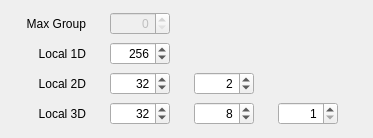
            <widget class="QProfile" name="tabOpenCL">
             <property name="toolTip">
              <string>OpenCL</string>
             </property>
             <attribute name="title">
              <string>OpenCL</string>
             </attribute>
             <layout class="QVBoxLayout" name="verticalLayoutOpenCL">
              <property name="topMargin">
               <number>12</number>
              </property>
              <property name="bottomMargin">
               <number>12</number>
              </property>
              <item>
               <widget class="QWidget" name="widgetMaxGroup" native="true">
                <property name="minimumSize">
                 <size>
                  <width>0</width>
                  <height>0</height>
                 </size>
                </property>
                <property name="maximumSize">
                 <size>
                  <width>16777215</width>
                  <height>32</height>
                 </size>
                </property>
                <layout class="QGridLayout" name="gridLayoutMaxGroup">
                 <property name="horizontalSpacing">
                  <number>24</number>
                 </property>
                 <property name="verticalSpacing">
                  <number>0</number>
                 </property>
                 <property name="margin">
                  <number>0</number>
                 </property>
                 <item row="0" column="4">
                  <spacer name="horizontalSpacerMaxGroup">
                   <property name="orientation">
                    <enum>Qt::Horizontal</enum>
                   </property>
                   <property name="sizeHint" stdset="0">
                    <size>
                     <width>24</width>
                     <height>24</height>
                    </size>
                   </property>
                  </spacer>
                 </item>
                 <item row="0" column="0">
                  <widget class="QLabel" name="labelMaxGroup">
                   <property name="minimumSize">
                    <size>
                     <width>75</width>
                     <height>0</height>
                    </size>
                   </property>
                   <property name="maximumSize">
                    <size>
                     <width>75</width>
                     <height>16777215</height>
                    </size>
                   </property>
                   <property name="text">
                    <string>Max Group</string>
                   </property>
                   <property name="alignment">
                    <set>Qt::AlignRight|Qt::AlignTrailing|Qt::AlignVCenter</set>
                   </property>
                  </widget>
                 </item>
                 <item row="0" column="1">
                  <widget class="QSpinBox" name="spinBoxMaxGroup">
                   <property name="enabled">
                    <bool>false</bool>
                   </property>
                   <property name="minimumSize">
                    <size>
                     <width>60</width>
                     <height>0</height>
                    </size>
                   </property>
                   <property name="maximumSize">
                    <size>
                     <width>60</width>
                     <height>16777215</height>
                    </size>
                   </property>
                   <property name="alignment">
                    <set>Qt::AlignRight|Qt::AlignTrailing|Qt::AlignVCenter</set>
                   </property>
                  </widget>
                 </item>
                </layout>
               </widget>
              </item>
              <item>
               <widget class="QWidget" name="widgetLocal1D" native="true">
                <property name="minimumSize">
                 <size>
                  <width>0</width>
                  <height>0</height>
                 </size>
                </property>
                <property name="maximumSize">
                 <size>
                  <width>16777215</width>
                  <height>32</height>
                 </size>
                </property>
                <layout class="QGridLayout" name="gridLayoutLocal1D">
                 <property name="horizontalSpacing">
                  <number>24</number>
                 </property>
                 <property name="verticalSpacing">
                  <number>0</number>
                 </property>
                 <property name="margin">
                  <number>0</number>
                 </property>
                 <item row="0" column="0">
                  <widget class="QLabel" name="labelLocalSize1DX">
                   <property name="minimumSize">
                    <size>
                     <width>75</width>
                     <height>0</height>
                    </size>
                   </property>
                   <property name="maximumSize">
                    <size>
                     <width>75</width>
                     <height>16777215</height>
                    </size>
                   </property>
                   <property name="text">
                    <string>Local 1D</string>
                   </property>
                   <property name="alignment">
                    <set>Qt::AlignRight|Qt::AlignTrailing|Qt::AlignVCenter</set>
                   </property>
                  </widget>
                 </item>
                 <item row="0" column="4">
                  <spacer name="horizontalSpacerLocal1D">
                   <property name="orientation">
                    <enum>Qt::Horizontal</enum>
                   </property>
                   <property name="sizeHint" stdset="0">
                    <size>
                     <width>24</width>
                     <height>24</height>
                    </size>
                   </property>
                  </spacer>
                 </item>
                 <item row="0" column="1">
                  <widget class="QSpinBox" name="spinBoxLocalSize1DX">
                   <property name="minimumSize">
                    <size>
                     <width>60</width>
                     <height>0</height>
                    </size>
                   </property>
                   <property name="maximumSize">
                    <size>
                     <width>60</width>
                     <height>16777215</height>
                    </size>
                   </property>
                   <property name="alignment">
                    <set>Qt::AlignRight|Qt::AlignTrailing|Qt::AlignVCenter</set>
                   </property>
                   <property name="minimum">
                    <number>1</number>
                   </property>
                   <property name="maximum">
                    <number>1024</number>
                   </property>
                   <property name="value">
                    <number>256</number>
                   </property>
                  </widget>
                 </item>
                </layout>
               </widget>
              </item>
              <item>
               <widget class="QWidget" name="widgetLocal2D" native="true">
                <property name="minimumSize">
                 <size>
                  <width>0</width>
                  <height>0</height>
                 </size>
                </property>
                <property name="maximumSize">
                 <size>
                  <width>16777215</width>
                  <height>32</height>
                 </size>
                </property>
                <layout class="QGridLayout" name="gridLayoutLocal2D">
                 <property name="horizontalSpacing">
                  <number>24</number>
                 </property>
                 <property name="verticalSpacing">
                  <number>0</number>
                 </property>
                 <property name="margin">
                  <number>0</number>
                 </property>
                 <item row="0" column="4">
                  <spacer name="horizontalSpacerLocal2D">
                   <property name="orientation">
                    <enum>Qt::Horizontal</enum>
                   </property>
                   <property name="sizeHint" stdset="0">
                    <size>
                     <width>24</width>
                     <height>24</height>
                    </size>
                   </property>
                  </spacer>
                 </item>
                 <item row="0" column="0">
                  <widget class="QLabel" name="labelLocalSize2D">
                   <property name="minimumSize">
                    <size>
                     <width>75</width>
                     <height>0</height>
                    </size>
                   </property>
                   <property name="maximumSize">
                    <size>
                     <width>75</width>
                     <height>16777215</height>
                    </size>
                   </property>
                   <property name="text">
                    <string>Local 2D</string>
                   </property>
                   <property name="alignment">
                    <set>Qt::AlignRight|Qt::AlignTrailing|Qt::AlignVCenter</set>
                   </property>
                  </widget>
                 </item>
                 <item row="0" column="1">
                  <widget class="QSpinBox" name="spinBoxLocalSize2DX">
                   <property name="minimumSize">
                    <size>
                     <width>60</width>
                     <height>0</height>
                    </size>
                   </property>
                   <property name="maximumSize">
                    <size>
                     <width>60</width>
                     <height>16777215</height>
                    </size>
                   </property>
                   <property name="alignment">
                    <set>Qt::AlignRight|Qt::AlignTrailing|Qt::AlignVCenter</set>
                   </property>
                   <property name="minimum">
                    <number>1</number>
                   </property>
                   <property name="maximum">
                    <number>1024</number>
                   </property>
                   <property name="value">
                    <number>32</number>
                   </property>
                  </widget>
                 </item>
                 <item row="0" column="2">
                  <widget class="QSpinBox" name="spinBoxLocalSize2DY">
                   <property name="minimumSize">
                    <size>
                     <width>60</width>
                     <height>0</height>
                    </size>
                   </property>
                   <property name="maximumSize">
                    <size>
                     <width>60</width>
                     <height>16777215</height>
                    </size>
                   </property>
                   <property name="alignment">
                    <set>Qt::AlignRight|Qt::AlignTrailing|Qt::AlignVCenter</set>
                   </property>
                   <property name="minimum">
                    <number>1</number>
                   </property>
                   <property name="maximum">
                    <number>1024</number>
                   </property>
                   <property name="value">
                    <number>2</number>
                   </property>
                  </widget>
                 </item>
                </layout>
               </widget>
              </item>
              <item>
               <widget class="QWidget" name="widgetLocal3D" native="true">
                <property name="minimumSize">
                 <size>
                  <width>0</width>
                  <height>0</height>
                 </size>
                </property>
                <property name="maximumSize">
                 <size>
                  <width>16777215</width>
                  <height>32</height>
                 </size>
                </property>
                <layout class="QGridLayout" name="gridLayoutLocal3D">
                 <property name="horizontalSpacing">
                  <number>24</number>
                 </property>
                 <property name="verticalSpacing">
                  <number>0</number>
                 </property>
                 <property name="margin">
                  <number>0</number>
                 </property>
                 <item row="0" column="2">
                  <widget class="QSpinBox" name="spinBoxLocalSize3DY">
                   <property name="minimumSize">
                    <size>
                     <width>60</width>
                     <height>0</height>
                    </size>
                   </property>
                   <property name="maximumSize">
                    <size>
                     <width>60</width>
                     <height>16777215</height>
                    </size>
                   </property>
                   <property name="alignment">
                    <set>Qt::AlignRight|Qt::AlignTrailing|Qt::AlignVCenter</set>
                   </property>
                   <property name="minimum">
                    <number>1</number>
                   </property>
                   <property name="maximum">
                    <number>1024</number>
                   </property>
                   <property name="value">
                    <number>8</number>
                   </property>
                  </widget>
                 </item>
                 <item row="0" column="4">
                  <spacer name="horizontalSpacerLocal3D">
                   <property name="orientation">
                    <enum>Qt::Horizontal</enum>
                   </property>
                   <property name="sizeHint" stdset="0">
                    <size>
                     <width>24</width>
                     <height>24</height>
                    </size>
                   </property>
                  </spacer>
                 </item>
                 <item row="0" column="0">
                  <widget class="QLabel" name="labelLocalSize3D">
                   <property name="minimumSize">
                    <size>
                     <width>75</width>
                     <height>0</height>
                    </size>
                   </property>
                   <property name="maximumSize">
                    <size>
                     <width>75</width>
                     <height>16777215</height>
                    </size>
                   </property>
                   <property name="text">
                    <string>Local 3D</string>
                   </property>
                   <property name="alignment">
                    <set>Qt::AlignRight|Qt::AlignTrailing|Qt::AlignVCenter</set>
                   </property>
                  </widget>
                 </item>
                 <item row="0" column="1">
                  <widget class="QSpinBox" name="spinBoxLocalSize3DX">
                   <property name="minimumSize">
                    <size>
                     <width>60</width>
                     <height>0</height>
                    </size>
                   </property>
                   <property name="maximumSize">
                    <size>
                     <width>60</width>
                     <height>16777215</height>
                    </size>
                   </property>
                   <property name="alignment">
                    <set>Qt::AlignRight|Qt::AlignTrailing|Qt::AlignVCenter</set>
                   </property>
                   <property name="minimum">
                    <number>1</number>
                   </property>
                   <property name="maximum">
                    <number>1024</number>
                   </property>
                   <property name="value">
                    <number>32</number>
                   </property>
                  </widget>
                 </item>
                 <item row="0" column="3">
                  <widget class="QSpinBox" name="spinBoxLocalSize3DZ">
                   <property name="minimumSize">
                    <size>
                     <width>60</width>
                     <height>0</height>
                    </size>
                   </property>
                   <property name="maximumSize">
                    <size>
                     <width>60</width>
                     <height>16777215</height>
                    </size>
                   </property>
                   <property name="alignment">
                    <set>Qt::AlignRight|Qt::AlignTrailing|Qt::AlignVCenter</set>
                   </property>
                   <property name="minimum">
                    <number>1</number>
                   </property>
                   <property name="maximum">
                    <number>1024</number>
                   </property>
                  </widget>
                 </item>
                </layout>
               </widget>
              </item>
             </layout>
            </widget>
